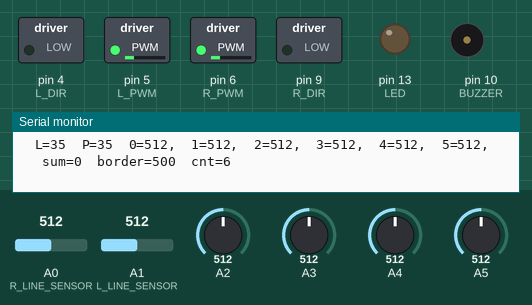
Recording of a sketch running on a simulated Arduino Uno, built with avr-gcc and run on an emulated ATmega328P. Shown: switched loads named in the sketch (green lamp = pin HIGH), output pins drawn as LEDs (lit = HIGH), buzzer (waves = sounding, pin HIGH), the last lines printed to the serial monitor. The test bench sets the inputs (shaded band); at power-on: A0 (R_LINE_SENSOR) = 512, A1 (L_LINE_SENSOR) = 512, A5 = 512, A4 = 512, A3 = 512, A2 = 512.

Above: at 1.2 s.
1.3 s: A0 (R_LINE_SENSOR) set to 491
At 2.0 s:
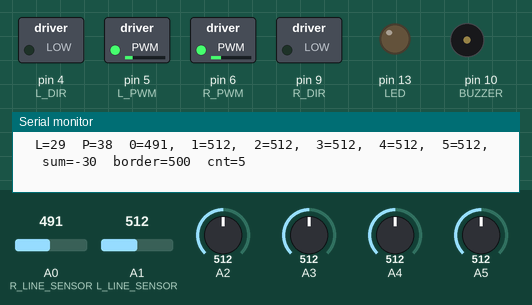
4.3 s: A1 (L_LINE_SENSOR) set to 30
At 5.4 s:
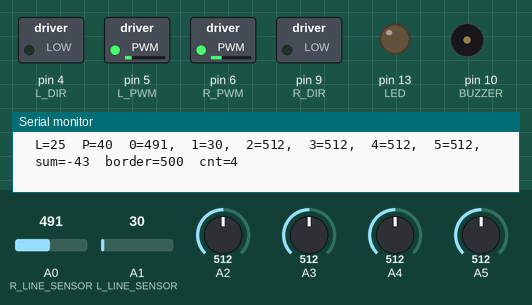
5.8 s: A5 set to 306
At 7.0 s:
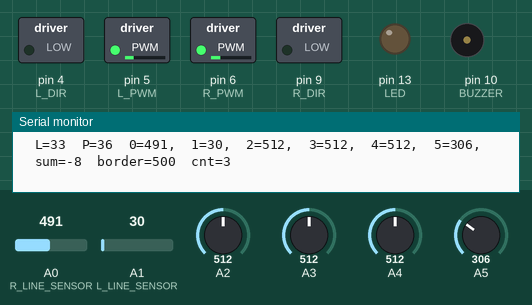
8.8 s: A4 set to 108
At 10.3 s:
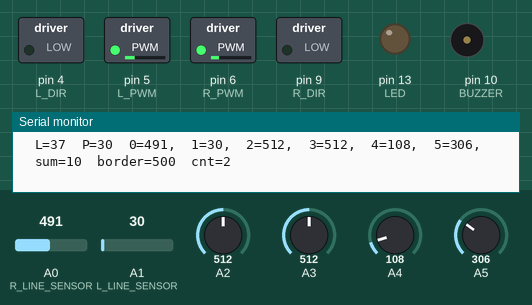
11.8 s: A4 set to 90
14.8 s: A3 set to 30
At 15.4 s:
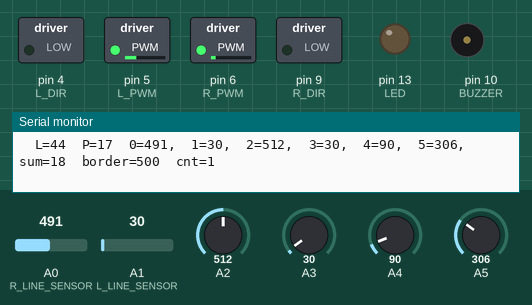
Timing chart, 0 to 17.4 s (numbered marks = the images above; inputs shaded):
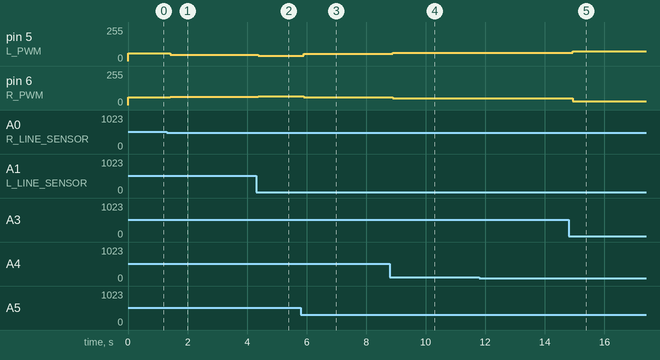

Measured:
- after the input at 1.3 s, pin 5 (L_PWM): 57/255 → 47/255 after 0.12 s; pin 6 (R_PWM): 57/255 → 62/255 after 0.12 s
- after the input at 4.3 s, pin 5 (L_PWM): 47/255 → 41/255 after 0.08 s; pin 6 (R_PWM): 62/255 → 66/255 after 0.08 s
- after the input at 5.8 s, pin 5 (L_PWM): 41/255 → 54/255 after 0.10 s; pin 6 (R_PWM): 66/255 → 59/255 after 0.10 s
- after the input at 8.8 s, pin 5 (L_PWM): 54/255 → 61/255 after 0.09 s; pin 6 (R_PWM): 59/255 → 49/255 after 0.09 s
- after the input at 14.8 s, pin 5 (L_PWM): 61/255 → 72/255 after 0.14 s; pin 6 (R_PWM): 49/255 → 28/255 after 0.14 s

The sketch:

zsp9-linefollower.ino
```cpp
#define GRANICA 850

#define L_PWM 5
#define L_DIR 4
#define R_PWM 6
#define R_DIR 9
#define PWM_MAX 165

#define R_LINE_SENSOR A0
#define L_LINE_SENSOR A1
#define BUZZER 10
#define LED 13
//A0 = 14, A5 = 18

int waga[] = { -30, -13, -5, 8, 18, 35};
//int waga[] = { -35, -18, -8, 8, 18, 35};
int sum = 0;
int gain = 1;
int error = 0;
int error_prev = 0;
int cnt = 0;
int odczyt = 0;
int border = 400;
int s_low = 500;
int s_high = 500;
int v = 35;

void pid()
{
  if (cnt != 0)
  {
  sum /=cnt;
    error = sum * gain;
    error_prev = error;
  }
  else
  {
    error = error_prev;
  }
    int left;
  int right;
  if(error>0)
  {
    left = v + (error/2);
    right = v - error;
  }
  else
  {
    left = v + error;
    right = v - (error/2);
  }
  rightMotor(right);
  leftMotor(left);
  Serial.print("  L=");
  Serial.print(left);
  Serial.print("  P=");
  Serial.print(right);
  Serial.print("  ");

}

void readSensors()
{
  sum = 0;
  cnt = 6;
  //  s_low = 500;
  // s_high = 500;
  for (int i = 14; i <= 19; i++)
  {
    odczyt = analogRead(i);
    //   if(odczyt < s_low) s_low = odczyt;
    //  if(odczyt > s_high) s_high = odczyt;
    if (odczyt < border)
    {
      sum += waga[i - 14];
      cnt--;
    }
    Serial.print(i - 14);
    Serial.print("=");
    Serial.print(odczyt);
    Serial.print(",  ");

  }
  border = (s_low + s_high) / 2;
  Serial.println("  sum=" + (String)sum + "  border=" + (String)border + "  cnt=" + (String)cnt);
}

void setup() {
  //Konfiguracja pinow od mostka H
  pinMode(L_DIR, OUTPUT);
  pinMode(R_DIR, OUTPUT);
  pinMode(L_PWM, OUTPUT);
  pinMode(R_PWM, OUTPUT);

  //Konfiguracja pozostalych elementow
  pinMode(BUZZER, OUTPUT);
  digitalWrite(BUZZER, 0); //Wylaczenie buzzera
  pinMode(LED, OUTPUT);
  digitalWrite(LED, 0); //Wylaczenie diody

  Serial.begin(9600);
}

void loop() {
  readSensors();
  pid();
  // have v, error

  /*
    if (leftSensor() == 1 && rightSensor() == 1) { //Jesli oba czujniki widza linii
    leftMotor(40); //Jazda prosto
    rightMotor(40);
    } else if (leftSensor() == 0) { //Jesli lewy czujnik nie widzi linii
    leftMotor(40); //Jazda po łuku w prawo
    rightMotor(10);
    } else if (rightSensor() == 0) { //Jesli prawy czujnik nie widzi linii
    leftMotor(10); //Jazda po łuku w lewo
    rightMotor(40);
    }
  */
}

boolean leftSensor() {
  if (analogRead(L_LINE_SENSOR) > GRANICA) { //Jesli czujnik widzi linie, to
    return 1; //Zwroc 1
  } else { //Jesli czujnik nie jest nad linią, to
    return 0; //Zwroc 0
  }
}

boolean rightSensor() {
  if (analogRead(R_LINE_SENSOR) > GRANICA) { //Jesli czujnik widzi linie, to
    return 1; //Zwroc 1
  } else { //Jesli czujnik nie jest nad linią, to
    return 0; //Zwroc 0
  }
}

void leftMotor(int V) {
  if (V > 0) { //Jesli predkosc jest wieksza od 0 (dodatnia)
    V = map(V, 0, 100, 0, PWM_MAX);
    digitalWrite(L_DIR, 0); //Kierunek: do przodu
    analogWrite(L_PWM, V); //Ustawienie predkosci
  } else {
    V = abs(V); //Funkcja abs() zwroci wartosc V  bez znaku
    V = map(V, 0, 100, 0, PWM_MAX);
    digitalWrite(L_DIR, 1); //Kierunek: do tyłu
    analogWrite(L_PWM, V); //Ustawienie predkosci
  }
}

void rightMotor(int V) {
  if (V > 0) { //Jesli predkosc jest wieksza od 0 (dodatnia)
    V = map(V, 0, 100, 0, PWM_MAX);
    digitalWrite(R_DIR, 0); //Kierunek: do przodu
    analogWrite(R_PWM, V); //Ustawienie predkosci
  } else {
    V = abs(V); //Funkcja abs() zwroci wartosc V  bez znaku
    V = map(V, 0, 100, 0, PWM_MAX);
    digitalWrite(R_DIR, 1); //Kierunek: do tyłu
    analogWrite(R_PWM, V); //Ustawienie predkosci
  }
}

void stopMotors() {
  analogWrite(L_PWM, 0); //Wylaczenie silnika lewego
  analogWrite(R_PWM, 0); //Wylaczenie silnika prawego
}
```
